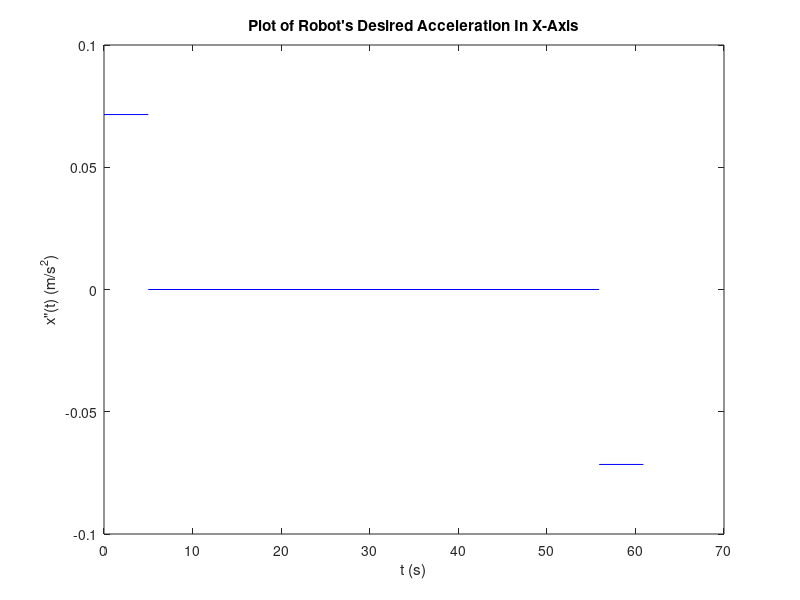
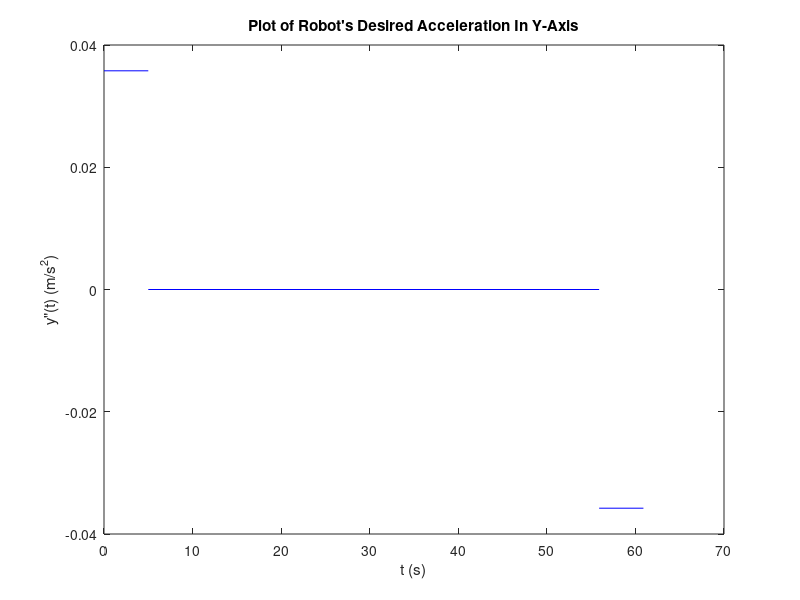
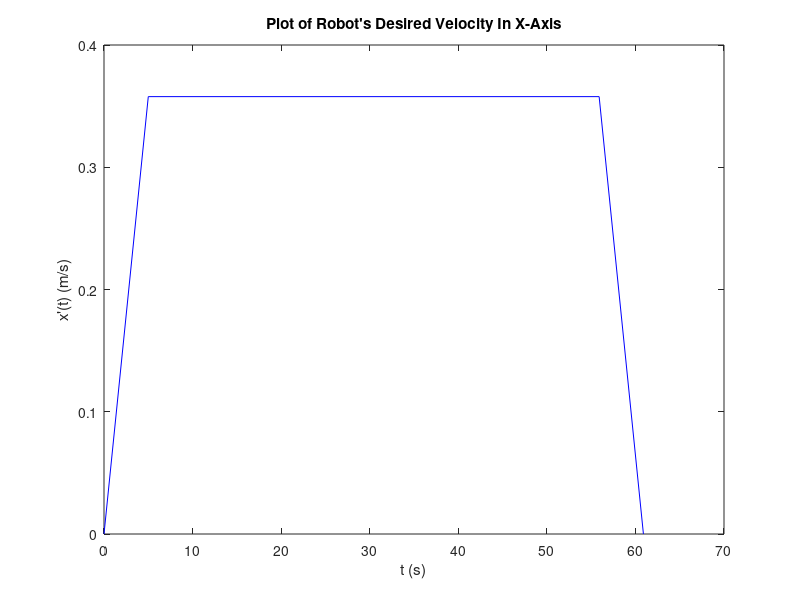
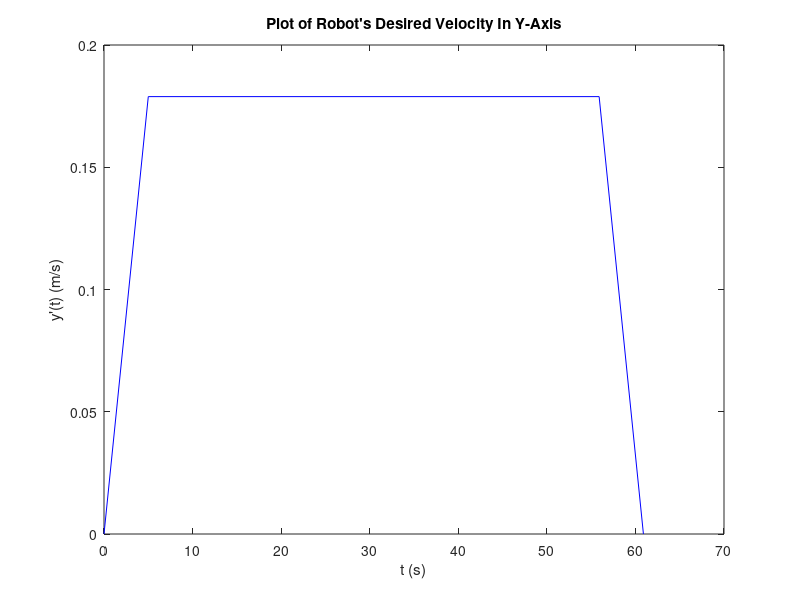

These charts were generated, in order, by the following MATLAB code:
% Onoma : Papakostas Ioannis , AM : 4143
close all;
%%FirstMovement
%%Acceleration in X-Axis
figure;
t1 =[0 5];
dxdt21 =[0.071554 0.071554];
t2 = [5 55.902];
dxdt22 = [0 0];
t3 = [55.902 60.902];
dxdt23 = [-0.071554 -0.071554];
plot(t1,dxdt21,'b');
hold on;
plot(t2,dxdt22,'b');
hold on;
plot(t3,dxdt23,'b');
xlabel('t (s)');ylabel('x"(t) (m/s^2)');
title ("Plot of Robot's Desired Acceleration In X-Axis"); 
saveas(1,'PDAX.jpg');
%%Acceleration in Y-Axis
figure;
dydt21 =[0.035778 0.035778];
dydt22 = [0 0];
dydt23 = [-0.035778 -0.035778];
plot(t1,dydt21,'b');
hold on;
plot(t2,dydt22,'b');
hold on;
plot(t3,dydt23,'b');
xlabel('t (s)');ylabel('y"(t) (m/s^2)');
title ("Plot of Robot's Desired Acceleration In Y-Axis"); 
saveas(2,'PDAY.jpg');
%%Velocity in X-Axis
figure;
dxdt1 = [0 0.35777 ];
dxdt2 = [0.35777 0.35777];
dxdt3 = [0.35777 0];
plot(t1,dxdt1,'b');
hold on;
plot(t2,dxdt2,'b');
hold on;
plot(t3,dxdt3,'b');
xlabel('t (s)');ylabel("x'(t) (m/s)");
title ("Plot of Robot's Desired Velocity In X-Axis"); 
saveas(3,'PDVX.jpg');
%%Velocity in Y-Axis
figure;
dydt1 =[0 0.17889];
dydt2 =[0.17889 0.17889];
dydt3 =[0.17889 0];
plot(t1,dydt1,'b');
hold on;
plot(t2,dydt2,'b');
hold on;
plot(t3,dydt3,'b');
xlabel('t (s)');ylabel("y'(t) (m/s)");
title ("Plot of Robot's Desired Velocity In Y-Axis"); 
saveas(4,'PDVY.jpg');
%%Position in X-Axis
x1=0;
x2=20;
t1=0:0.1:5;
t2=5:0.1:55.902;
t3=55.902:0.1:60.902;
p1=[0.035777 0 0];
figure;
plot(t1,polyval(p1,t1),'b');
hold on;
p2=[0.35777 0.89443]; % polynomial function
plot(t2,polyval(p2,t2-5),'b');
hold on;
p3=[-0.035777 0 x2];% polynomial function
plot(t3,polyval(p3,60.902-t3),'b');
xlabel('t (s)');ylabel('x(t) (m)');
title ("Plot of Robot's Desired Position In X-Axis"); 
saveas(5,'PDTX.jpg');
%%Position in Y-Axis
y1=0;
y2=10;
p1=[0.017889 0 0];
figure;
plot(t1,polyval(p1,t1),'b');
hold on;
p2=[0.17889 0.447225];
plot(t2,polyval(p2,t2-5),'b');
hold on;
p3=[-0.017889 0 y2];
plot(t3,polyval(p3,60.902-t3),'b');
xlabel('t (s)');ylabel('y(t) (m)');
title ("Plot of Robot's Desired Position In Y-Axis"); 
saveas(6,'PDTY.jpg');
%%SecondMovement
%%Acceleration in Y-Axis
figure;
t1 =[0 5];
t2 =[5 50];
t3 =[50 55];
dydt21 =[-0.08 -0.08];
dydt22 = [0 0];
dydt23 = [0.08 0.08];
plot(t1,dydt21,'b');
hold on;
plot(t2,dydt22,'b');
hold on;
plot(t3,dydt23,'b');
xlabel('t (s)');ylabel('y"(t) (m/s^2)');
title ("Plot of Robot's Desired Acceleration In Y-Axis"); 
saveas(7,'PDAY2.jpg');
%%Velocity in Y-Axis
figure;
dydt1 =[0 -0.4];
dydt2 =[-0.4 -0.4];
dydt3 =[-0.4 0];
plot(t1,dydt1,'b');
hold on;
plot(t2,dydt2,'b');
hold on;
plot(t3,dydt3,'b');
xlabel('t (s)');ylabel("y'(t) (m/s)");
title ("Plot of Robot's Desired Velocity In Y-Axis"); 
saveas(8,'PDVY2.jpg');
%%Position in Y-Axis
y1=10;
y2=-10;
t1=0:0.1:5;
t2=5:0.1:50;
t3=50:0.1:55;
p1=[-0.04 0 10];
figure;
plot(t1,polyval(p1,t1),'b');
hold on;
p2=[-0.4 9];
plot(t2,polyval(p2,t2-5),'b');
hold on;
p3=[0.04 0 y2];
plot(t3,polyval(p3,55-t3),'b');
xlabel('t (s)');ylabel('y(t) (m)');
title ("Plot of Robot's Desired Position In Y-Axis"); 
saveas(9,'PDTY2.jpg');




